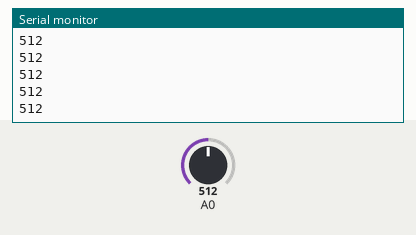
Simulated run of this sketch. Board: Arduino Uno, built with avr-gcc and run on an emulated ATmega328P. On the bench: the last lines printed to the serial monitor. The inputs (shaded band) are chosen by the test bench; at power-on: A0 = 512.

Above: at 1.2 s.
1.3 s: A0 set to 716
At 2.3 s:
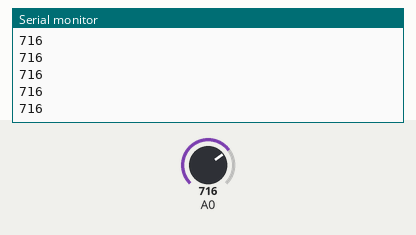
2.8 s: A0 set to 900
At 3.5 s:
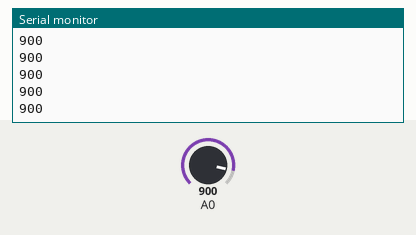
Timing chart, 0 to 5.8 s (numbered marks = the images above; inputs shaded):
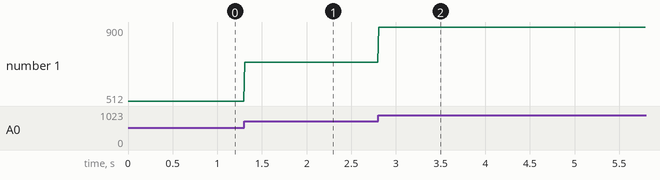

Measured:
- after the input at 1.3 s, the serial monitor: prints a new line at once (image 1)
- after the input at 2.8 s, the serial monitor: prints a new line at once (image 2)
- plotted number 1: 512 → 716 after the input at 1.3 s, 716 → 900 after the input at 2.8 s

The sketch:

exercicio9.ino
```cpp
// C++ code
//
int tempo = 0;

int i = 0;

int luminosidade = 0;

void setup()
{
  pinMode(A0, INPUT);
  Serial.begin(9600);
}

void loop()
{
  luminosidade = analogRead(A0);
  Serial.println(luminosidade);
  delay(10); // Delay a little bit to improve simulation performance
}
```
